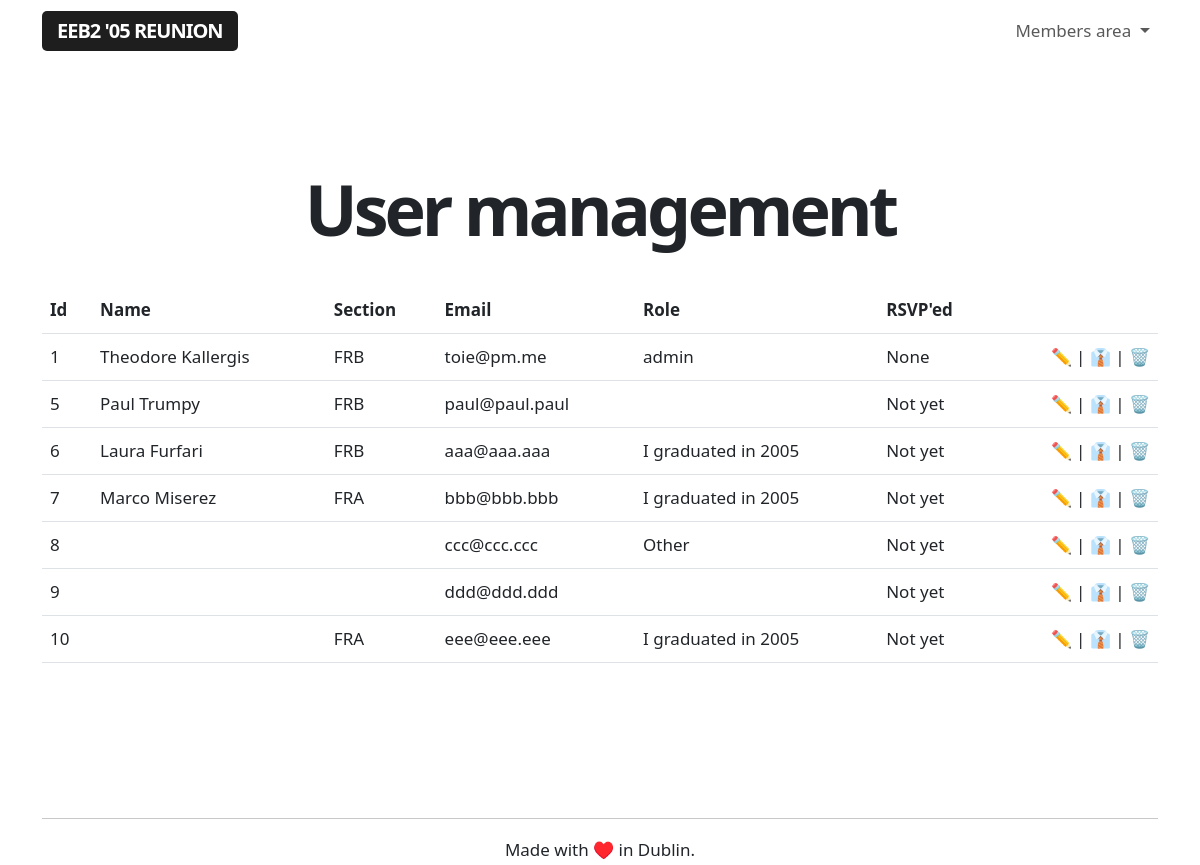
The app's page /admin/users (signed in) with its own data.
### app/models.py (models this page shows, shortened)
class User(UserMixin, db.Model):
    id = db.Column(db.Integer, primary_key=True)
    username = db.Column(db.String(64), index=True, unique=True)
    name = db.Column(db.String(64), index=True, unique=False)
    section = db.Column(db.String(64), index=True, unique=False)
    email = db.Column(db.String(120), index=True, unique=True)
    password_hash = db.Column(db.String(128))
    role = db.Column(db.String(64), index=True, unique=False)
    rsvp = db.Column(db.String(64), index=True, unique=False)
    facebook = db.Column(db.String(64), index=True, unique=False)
    twitter = db.Column(db.String(64), index=True, unique=False)
    instagram = db.Column(db.String(64), index=True, unique=False)
    linkedin = db.Column(db.String(64), index=True, unique=False)
    snapchat = db.Column(db.String(64), index=True, unique=False)
    reddit = db.Column(db.String(64), index=True, unique=False)
    mastodon = db.Column(db.String(64), index=True, unique=False)
    tiktok = db.Column(db.String(64), index=True, unique=False)

### app/routes.py (the view)
@app.route('/admin/users', methods=['GET'])
@login_required
def adminusermanagement():
    if current_user.role == 'admin':
        users = User.query.order_by(User.id.asc())
    else:
        flash('This is a restricted area.')
        return redirect(url_for('index'))
    return render_template("user_management.html", title='User management',
        users=users)

### app/models.py (called while the page is built)
@login.user_loader
def load_user(id):
    return User.query.get(int(id))

### app/templates/user_management.html
{% extends "base.html" %}
{% block content %}
<div class="title">
    <h1>User management</h1>
</div>
<br>
<br>
<table class="table">
    <tr>
        <th>Id</th>
        <th>Name</th>
        <th>Section</th>
        <th>Email</th>
        <th>Role</th>
        <th>RSVP'ed</th>
        <th></th>
    </tr>
{% for user in users %}
    {% include '_users.html' %}
{% endfor %}
</table>
{% endblock %}

### app/templates/base.html (shortened to what this page needs)
<!doctype html>
<html lang="en">
<head>
    <link rel="stylesheet" href="{{url_for('.static', filename='styles.css')}}">
    <link href="https://cdn.jsdelivr.net/npm/bootstrap@5.3.0-alpha1/dist/css/bootstrap.min.css" rel="stylesheet">
    <link href="https://getbootstrap.com/docs/5.3/assets/css/docs.css" rel="stylesheet">
</head>
<body class="bd-example">
    <nav class="navbar navbar-expand-lg nav-container" data-bs-theme="light">
        <div class="container navigation-container">
            <a class="navbar-brand" href="/index">EEB2 '05 Reunion</a>
            <div class="login-buttons">
                <ul class="navbar-nav">
                    {% if current_user.is_anonymous %}
                    <li class="buttons-header">
                        <a class="btn btn-outline-primary login-button" href="/login" role="button">Login</a>
                        <a class="btn btn-primary" href="/register" role="button">Sign up</a>
                    </li>
                    {% else %}
                    <li class="nav-item dropdown">
                        <a class="nav-link dropdown-toggle" href="#" role="button" data-bs-toggle="dropdown" aria-expanded="false">
                            Members area
                        </a>
                    </li>
                    {% endif %}
                </ul>
            </div>
        </div>
    </nav>
<br>
<div class="container">
    <div class="full-height">
        {% block content %}{% endblock %}
    </div>
</div>
<div class="container text-center">
    <br>
    <hr>
    Made with ♥️ in Dublin.
    </div>
</body>
</html>

### app/templates/_users.html
<tr>
    <td>{{ user.id }}</td>
    <td>{{ user.name }}</td>
    <td>{{ user.section }}</td>
    <td>{{ user.email }}</td>
    <td>{{ user.role }}</td>
    <td>{{ user.rsvp }}</td>
        <td class="aligniconsright"><a class="nolinkdecoration" href="#">✏️</a> | <a class="nolinkdecoration" href="{{ url_for('toggleadmin', userid = user.id) }}">👔</a> | <a class="nolinkdecoration" href="{{ url_for('delete_user', userid=user.id) }}">🗑️</a></td>
</tr>

### app/static/styles.css (style rules this page uses)
body { font-size: 17px !important; line-height: 30px !important; }
h1 { font-size: 70px !important; letter-spacing: -4px; text-align: center; font-weight: 800 !important; line-height: 75px !important; }
.aligniconsright { text-align: right; }
.full-height { min-height: 75vh; }
.nav-container { margin-bottom: 40px; }
.navbar-brand { background-color: #1e1e1e; color: #fff !important; padding: 6px 15px; border-radius: 5px; text-transform: uppercase; font-weight: 600; letter-spacing: -1px; }
.title h1 { margin-bottom: -20px !important; margin-top: 40px; }
.nolinkdecoration { text-decoration: none; }

### records on screen
User: id "1", name "Theodore Kallergis", section "FRB", email "toie@pm.me", role "admin", rsvp "None"
User: id "5", name "Paul Trumpy", section "FRB", email "paul@paul.paul", rsvp "Not yet"
User: id "6", name "Laura Furfari", section "FRB", email "aaa@aaa.aaa", role "I graduated in 2005", rsvp "Not yet"
User: id "7", name "Marco Miserez", section "FRA", email "bbb@bbb.bbb", role "I graduated in 2005", rsvp "Not yet"
User: id "8", email "ccc@ccc.ccc", role "Other", rsvp "Not yet"
User: id "9", email "ddd@ddd.ddd", rsvp "Not yet"
User: id "10", section "FRA", email "eee@eee.eee", role "I graduated in 2005", rsvp "Not yet"
